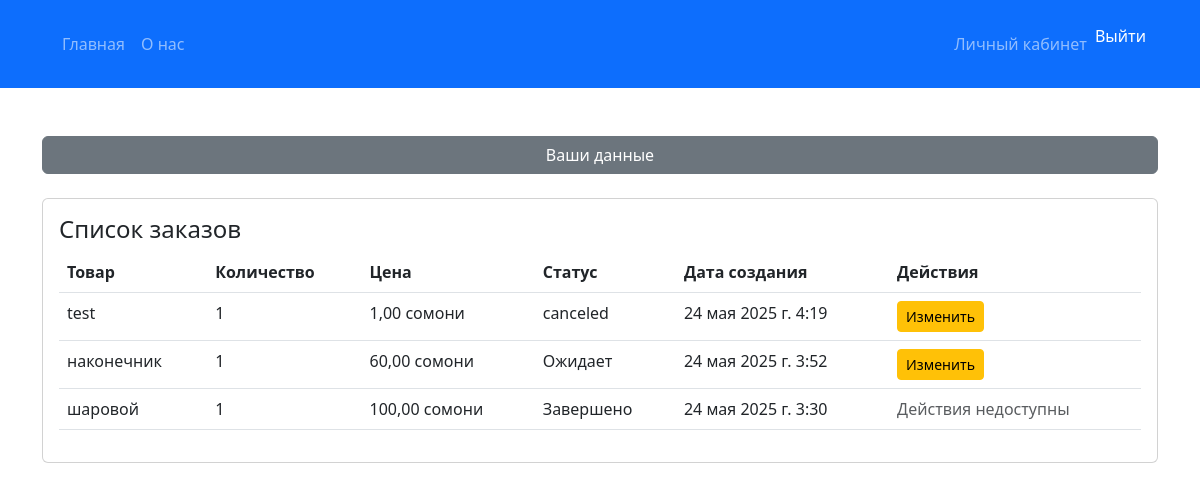
The app's page /users/profile/ (signed in) with its own data.
### order/models.py (models this page shows, shortened)
class Order(models.Model):
    STATUS_CHOICES = (
        ('pending', 'Ожидает'),
        ('in_progress', 'В процессе'),
        ('completed', 'Завершено'),
    )
    user = models.ForeignKey(CustomUser, on_delete=models.CASCADE)
    product = models.ForeignKey(Product, on_delete=models.CASCADE)
    quantity = models.PositiveIntegerField(default=1)
    status = models.CharField(max_length=20, choices=STATUS_CHOICES, default='pending')
    created_at = models.DateTimeField(auto_now_add=True)
    updated_at = models.DateTimeField(auto_now=True)
    class Meta:
        verbose_name = 'Order'
        verbose_name_plural = 'Orders'

### store/models/product.py (models this page shows, shortened)
class Product(models.Model):
    name = models.CharField(max_length=200)
    description = models.TextField()
    price = models.DecimalField(max_digits=8, decimal_places=2)
    subcategory = models.ForeignKey(SubCategory, related_name='products', on_delete=models.CASCADE)
    store = models.ForeignKey(Store, related_name='products', on_delete=models.CASCADE, default=1)  # Значение по умолчанию, которое будет установлено для старых продуктов
    image = models.ImageField(upload_to='product_images/', null=True, blank=True)  # Поле для изображения
    class Meta:
        verbose_name = 'Product'
        verbose_name_plural = 'Products'

### users/views.py (the view)
# urls.py: path('profile/', profile_view, name='profile'),  # если есть
@login_required
def profile_view(request):
    store = getattr(request.user, 'store', None)  # Получаем магазин, если есть
    orders = Order.objects.filter(user=request.user).order_by('-created_at')  # Получаем заказы пользователя
    cart_items = CartItem.objects.filter(user=request.user)  # Получаем товары из корзины пользователя
    for order in orders:
        order.total_price = order.quantity * order.product.price
    return render(request, 'users/profile.html', {
        'store': store,
        'orders': orders,
        'cart_items': cart_items,
    })

### app/context_processors.py (called while the page is built)
def menu_categories(request):
    stores = Store.objects.prefetch_related('categories__subcategories').all()
    return {'menu_categories': stores}

### users/templates/users/profile.html (shortened to what this page needs)
<!DOCTYPE html>
<html lang="ru">
<head>
    <link href="https://cdn.jsdelivr.net/npm/bootstrap@5.3.0-alpha1/dist/css/bootstrap.min.css" rel="stylesheet">
</head>
<body>
    {% extends 'app/header.html' %}
    {% block content %}
    <div class="container mt-5">
        <div class="mt-4">
            <button class="btn btn-secondary w-100" type="button" data-bs-toggle="collapse" data-bs-target="#userInfo" aria-expanded="false" aria-controls="userInfo">
                Ваши данные
            </button>
        </div>
        <div class="card mt-4">
            <div class="card-body">
                <h4 class="card-title">Список заказов</h4>
                {% if orders %}
                    <table class="table">
                        <thead>
                            <tr>
                                <th>Товар</th>
                                <th>Количество</th>
                                <th>Цена</th>
                                <th>Статус</th>
                                <th>Дата создания</th>
                                <th>Действия</th>
                            </tr>
                        </thead>
                        <tbody>
                            {% for order in orders %}
                            <tr>
                                <td>{{ order.product.name }}</td>
                                <td>{{ order.quantity }}</td>
                                <td>{{ order.product.price }} сомони</td>
                                <td>{{ order.get_status_display }}</td>
                                <td>{{ order.created_at }}</td>
                                <td>
                                    {% if order.status != 'completed' %}
                                        <a href="{% url 'edit_order' order.id %}" class="btn btn-sm btn-warning">Изменить</a>
                                    {% else %}
                                        <span class="text-muted">Действия недоступны</span>
                                    {% endif %}
                                </td>
                            </tr>
                            {% endfor %}
                        </tbody>
                    </table>
                {% else %}
                    <p class="text-muted">У вас пока нет заказов.</p>
                {% endif %}
            </div>
        </div>
    </div>
    {% endblock %}

### records on screen
Order: product.name "test", quantity "1", product.price "1,00", status "canceled", created_at "24 мая 2025 г. 4:19", shows "Изменить"
Order: product.name "наконечник", quantity "1", product.price "60,00", status "Ожидает", created_at "24 мая 2025 г. 3:52", shows "Изменить"
Order: product.name "шаровой", quantity "1", product.price "100,00", status "Завершено", created_at "24 мая 2025 г. 3:30", shows "Действия недоступны"
